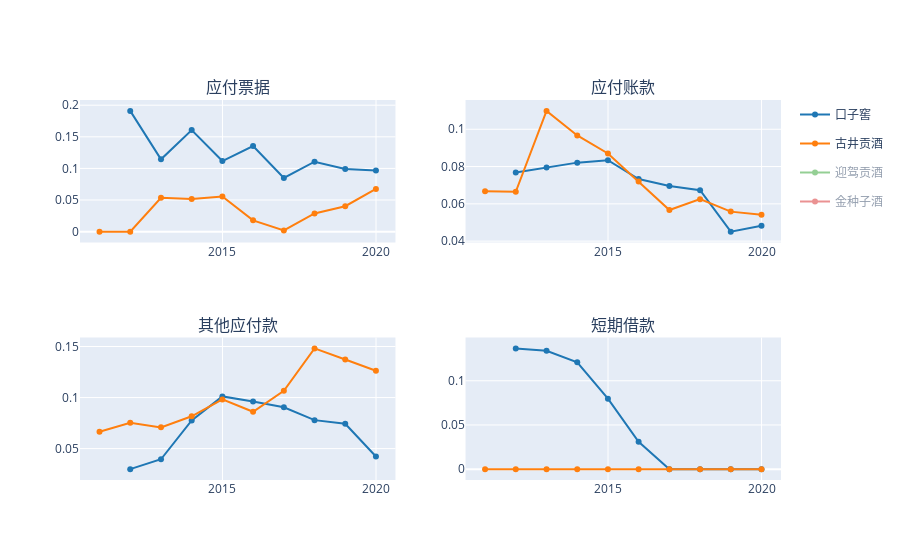

Notebook source saved alongside this figure:
### Code cell
fig = make_subplots(2,2, subplot_titles=['应付票据','应付账款','其他应付款','短期借款',])

for i,k in enumerate(data_dfs.keys()):
    line_ = dict(color=DEFAULT_PLOTLY_COLORS[i])
    data_df = data_dfs[k]
    
    fig.append_trace(go.Scatter(x=data_df.index, y=data_df.notes_payable/data_df.total_revenue,name=k,line=line_,legendgroup=k),1,1)
    fig.append_trace(go.Scatter(x=data_df.index, y=data_df.acct_payable/data_df.total_revenue,name=k,line=line_,legendgroup=k, showlegend=False),1,2)
    fig.append_trace(go.Scatter(x=data_df.index, y=data_df.oth_payable/data_df.total_revenue,name=k,line=line_,legendgroup=k, showlegend=False),2,1)
    fig.append_trace(go.Scatter(x=data_df.index, y=data_df.st_borr/data_df.total_revenue,name=k,line=line_,legendgroup=k, showlegend=False),2,2)
    
fig.show()

### Figure 1 — Plotly figure (JSON) as saved in the notebook; plotly's stock layout.template omitted (floating-point values rounded to 4 significant figures)
{"data": [{"legendgroup": "口子窖", "line": {"color": "rgb(31, 119, 180)"}, "name": "口子窖", "type": "scatter", "x": ["2011-12-31", "2012-12-31", "2013-12-31", "2014-12-31", "2015-12-31", "2016-12-31", "2017-12-31", "2018-12-31", "2019-12-31"], "xaxis": "x", "y": [0.191, 0.1144, 0.1606, 0.1116, 0.1353, 0.08496, 0.1106, 0.0991, 0.09673], "yaxis": "y"}, {"legendgroup": "口子窖", "line": {"color": "rgb(31, 119, 180)"}, "name": "口子窖", "showlegend": false, "type": "scatter", "x": ["2011-12-31", "2012-12-31", "2013-12-31", "2014-12-31", "2015-12-31", "2016-12-31", "2017-12-31", "2018-12-31", "2019-12-31"], "xaxis": "x2", "y": [0.07678, 0.07954, 0.08211, 0.08342, 0.07331, 0.06961, 0.06733, 0.0451, 0.04827], "yaxis": "y2"}, {"legendgroup": "口子窖", "line": {"color": "rgb(31, 119, 180)"}, "name": "口子窖", "showlegend": false, "type": "scatter", "x": ["2011-12-31", "2012-12-31", "2013-12-31", "2014-12-31", "2015-12-31", "2016-12-31", "2017-12-31", "2018-12-31", "2019-12-31"], "xaxis": "x3", "y": [0.02989, 0.03955, 0.07759, 0.1011, 0.09604, 0.09051, 0.07788, 0.07432, 0.04221], "yaxis": "y3"}, {"legendgroup": "口子窖", "line": {"color": "rgb(31, 119, 180)"}, "name": "口子窖", "showlegend": false, "type": "scatter", "x": ["2011-12-31", "2012-12-31", "2013-12-31", "2014-12-31", "2015-12-31", "2016-12-31", "2017-12-31", "2018-12-31", "2019-12-31"], "xaxis": "x4", "y": [0.1367, 0.134, 0.121, 0.0797, 0.03096, 0, 0, 0, 0], "yaxis": "y4"}, {"legendgroup": "古井贡酒", "line": {"color": "rgb(255, 127, 14)"}, "name": "古井贡酒", "type": "scatter", "x": ["2010-12-31", "2011-12-31", "2012-12-31", "2013-12-31", "2014-12-31", "2015-12-31", "2016-12-31", "2017-12-31", "2018-12-31", "2019-12-31"], "xaxis": "x", "y": [0, 0, 0.05348, 0.05147, 0.05557, 0.01785, 0.001878, 0.02881, 0.0402, 0.06755], "yaxis": "y"}, {"legendgroup": "古井贡酒", "line": {"color": "rgb(255, 127, 14)"}, "name": "古井贡酒", "showlegend": false, "type": "scatter", "x": ["2010-12-31", "2011-12-31", "2012-12-31", "2013-12-31", "2014-12-31", "2015-12-31", "2016-12-31", "2017-12-31", "2018-12-31", "2019-12-31"], "xaxis": "x2", "y": [0.06677, 0.06645, 0.1099, 0.0967, 0.087, 0.07199, 0.05667, 0.06251, 0.05583, 0.05409], "yaxis": "y2"}, {"legendgroup": "古井贡酒", "line": {"color": "rgb(255, 127, 14)"}, "name": "古井贡酒", "showlegend": false, "type": "scatter", "x": ["2010-12-31", "2011-12-31", "2012-12-31", "2013-12-31", "2014-12-31", "2015-12-31", "2016-12-31", "2017-12-31", "2018-12-31", "2019-12-31"], "xaxis": "x3", "y": [0.06652, 0.07524, 0.07079, 0.08163, 0.09817, 0.08608, 0.1066, 0.1482, 0.1372, 0.1263], "yaxis": "y3"}, {"legendgroup": "古井贡酒", "line": {"color": "rgb(255, 127, 14)"}, "name": "古井贡酒", "showlegend": false, "type": "scatter", "x": ["2010-12-31", "2011-12-31", "2012-12-31", "2013-12-31", "2014-12-31", "2015-12-31", "2016-12-31", "2017-12-31", "2018-12-31", "2019-12-31"], "xaxis": "x4", "y": [0, 0, 0, 0, 0, 0, 0, 0, 0, 0], "yaxis": "y4"}, {"legendgroup": "迎驾贡酒", "line": {"color": "rgb(44, 160, 44)"}, "name": "迎驾贡酒", "type": "scatter", "visible": "legendonly", "x": ["2011-12-31", "2012-12-31", "2013-12-31", "2014-12-31", "2015-12-31", "2016-12-31", "2017-12-31", "2018-12-31", "2019-12-31"], "xaxis": "x", "y": [0, 0, 0.004295, 0, 0, 0, 0, 0, 0], "yaxis": "y"}, {"legendgroup": "迎驾贡酒", "line": {"color": "rgb(44, 160, 44)"}, "name": "迎驾贡酒", "showlegend": false, "type": "scatter", "visible": "legendonly", "x": ["2011-12-31", "2012-12-31", "2013-12-31", "2014-12-31", "2015-12-31", "2016-12-31", "2017-12-31", "2018-12-31", "2019-12-31"], "xaxis": "x2", "y": [0, 0.01197, 0.03007, 0.03144, 0.03442, 0.04793, 0.06608, 0.06841, 0.1173], "yaxis": "y2"}, {"legendgroup": "迎驾贡酒", "line": {"color": "rgb(44, 160, 44)"}, "name": "迎驾贡酒", "showlegend": false, "type": "scatter", "visible": "legendonly", "x": ["2011-12-31", "2012-12-31", "2013-12-31", "2014-12-31", "2015-12-31", "2016-12-31", "2017-12-31", "2018-12-31", "2019-12-31"], "xaxis": "x3", "y": [0, 0.0005619, 0.005451, 0.005441, 0.002113, 0.009939, 0.001475, 0.009872, 0.004447], "yaxis": "y3"}, {"legendgroup": "迎驾贡酒", "line": {"color": "rgb(44, 160, 44)"}, "name": "迎驾贡酒", "showlegend": false, "type": "scatter", "visible": "legendonly", "x": ["2011-12-31", "2012-12-31", "2013-12-31", "2014-12-31", "2015-12-31", "2016-12-31", "2017-12-31", "2018-12-31", "2019-12-31"], "xaxis": "x4", "y": [0, 0, 0, 0, 0, 0, 0, 0.2478, 0.2352], "yaxis": "y4"}, {"legendgroup": "金种子酒", "line": {"color": "rgb(214, 39, 40)"}, "name": "金种子酒", "type": "scatter", "visible": "legendonly", "x": ["2010-12-31", "2011-12-31", "2012-12-31", "2013-12-31", "2014-12-31", "2015-12-31", "2016-12-31", "2017-12-31", "2018-12-31", "2019-12-31"], "xaxis": "x", "y": [0, 0, 0, 0, 0, 0, 0.06742, 0.05271, 0.0345, 0.03927], "yaxis": "y"}, {"legendgroup": "金种子酒", "line": {"color": "rgb(214, 39, 40)"}, "name": "金种子酒", "showlegend": false, "type": "scatter", "visible": "legendonly", "x": ["2010-12-31", "2011-12-31", "2012-12-31", "2013-12-31", "2014-12-31", "2015-12-31", "2016-12-31", "2017-12-31", "2018-12-31", "2019-12-31"], "xaxis": "x2", "y": [0.0851, 0.08191, 0.1134, 0.1516, 0.1606, 0.2688, 0.2707, 0.2242, 0.2085, 0.3113], "yaxis": "y2"}, {"legendgroup": "金种子酒", "line": {"color": "rgb(214, 39, 40)"}, "name": "金种子酒", "showlegend": false, "type": "scatter", "visible": "legendonly", "x": ["2010-12-31", "2011-12-31", "2012-12-31", "2013-12-31", "2014-12-31", "2015-12-31", "2016-12-31", "2017-12-31", "2018-12-31", "2019-12-31"], "xaxis": "x3", "y": [0.01307, 0.009906, 0.01411, 0.01929, 0.05109, 0.06633, 0.08379, 0.1025, 0.1043, 0.1354], "yaxis": "y3"}, {"legendgroup": "金种子酒", "line": {"color": "rgb(214, 39, 40)"}, "name": "金种子酒", "showlegend": false, "type": "scatter", "visible": "legendonly", "x": ["2010-12-31", "2011-12-31", "2012-12-31", "2013-12-31", "2014-12-31", "2015-12-31", "2016-12-31", "2017-12-31", "2018-12-31", "2019-12-31"], "xaxis": "x4", "y": [0, 0, 0, 0, 0, 0, 0, 0, 0, 0], "yaxis": "y4"}], "layout": {"annotations": [{"font": {"size": 16}, "showarrow": false, "text": "应付票据", "x": 0.225, "xanchor": "center", "xref": "paper", "y": 1, "yanchor": "bottom", "yref": "paper"}, {"font": {"size": 16}, "showarrow": false, "text": "应付账款", "x": 0.775, "xanchor": "center", "xref": "paper", "y": 1, "yanchor": "bottom", "yref": "paper"}, {"font": {"size": 16}, "showarrow": false, "text": "其他应付款", "x": 0.225, "xanchor": "center", "xref": "paper", "y": 0.375, "yanchor": "bottom", "yref": "paper"}, {"font": {"size": 16}, "showarrow": false, "text": "短期借款", "x": 0.775, "xanchor": "center", "xref": "paper", "y": 0.375, "yanchor": "bottom", "yref": "paper"}], "autosize": true, "xaxis": {"anchor": "y", "autorange": true, "domain": [0, 0.45], "range": ["2010-06-02 03:32:42.8503", "2020-07-29 20:27:17.1497"], "type": "date"}, "xaxis2": {"anchor": "y2", "autorange": true, "domain": [0.55, 1], "range": ["2010-06-02 03:32:42.8503", "2020-07-29 20:27:17.1497"], "type": "date"}, "xaxis3": {"anchor": "y3", "autorange": true, "domain": [0, 0.45], "range": ["2010-06-02 03:32:42.8503", "2020-07-29 20:27:17.1497"], "type": "date"}, "xaxis4": {"anchor": "y4", "autorange": true, "domain": [0.55, 1], "range": ["2010-06-02 03:32:42.8503", "2020-07-29 20:27:17.1497"], "type": "date"}, "yaxis": {"anchor": "x", "autorange": true, "domain": [0.625, 1], "range": [-0.02013, 0.2112], "type": "linear"}, "yaxis2": {"anchor": "x2", "autorange": true, "domain": [0.625, 1], "range": [0.03828, 0.1167], "type": "linear"}, "yaxis3": {"anchor": "x3", "autorange": true, "domain": [0, 0.375], "range": [0.01742, 0.1606], "type": "linear"}, "yaxis4": {"anchor": "x4", "autorange": true, "domain": [0, 0.375], "range": [-0.0144, 0.1511], "type": "linear"}}}
